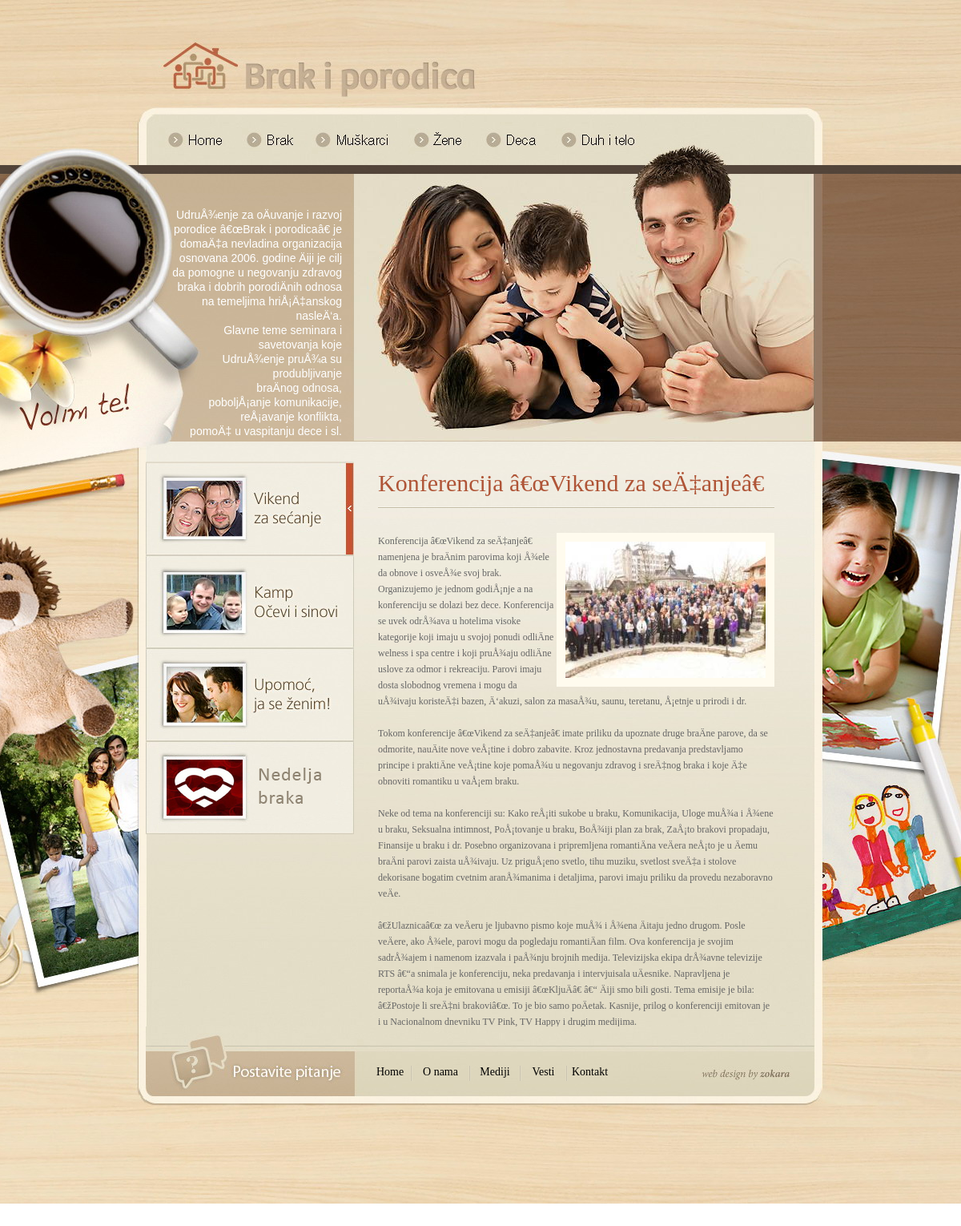
Page /stranica.php?id=3 on the committed database.
### tables this page shows
CREATE TABLE `uvodi` (
  `id` int(11) NOT NULL AUTO_INCREMENT,
  `grupa` int(11) NOT NULL DEFAULT '0',
  `naziv` varchar(50) DEFAULT NULL,
  `naslov` varchar(50) DEFAULT NULL,
  `tekst` text,
  `stamp_unosa` varchar(14) DEFAULT NULL,
  `stamp_izmene` varchar(14) DEFAULT NULL,
  PRIMARY KEY (`id`)
);

CREATE TABLE `stranice` (
  `id` int(11) NOT NULL AUTO_INCREMENT,
  `naziv` varchar(50) DEFAULT NULL,
  `naslov` varchar(100) DEFAULT NULL,
  `tekst` text,
  `stamp_unosa` varchar(14) DEFAULT NULL,
  `stamp_izmene` varchar(14) DEFAULT NULL,
  PRIMARY KEY (`id`)
);

CREATE TABLE `slike` (
  `id` int(11) NOT NULL AUTO_INCREMENT,
  `id_objekta` int(11) DEFAULT NULL,
  `vrsta` varchar(30) DEFAULT NULL,
  `indeks` tinyint(4) NOT NULL DEFAULT '0',
  `naziv` varchar(50) DEFAULT NULL,
  `naziv_mala` varchar(50) DEFAULT NULL,
  `naziv_srednja` varchar(50) DEFAULT NULL,
  `ext` varchar(10) DEFAULT NULL,
  `sirina` varchar(10) DEFAULT NULL,
  `visina` varchar(10) DEFAULT NULL,
  `komentar` varchar(255) DEFAULT NULL,
  `stamp_unosa` varchar(14) DEFAULT NULL,
  PRIMARY KEY (`id`)
);

### stranica.php (the view, shortened to what the rows shown need)
<?php
include("include/aplikacija.h.php");
$id=$_REQUEST['id'];
$v=new stranica($id);
$grupa=200+$v->id;
appHeader($grupa,$podgrupa);
echo "
<table border='0' cellpadding='0' cellspacing='0' class='tabStranica'>
  <tr>
    <td class='tabStranicaNaslov'>".$v->naslov."</td>
  </tr>
  <tr>
    <td class='tabListaSep'></td>
  </tr>
  <tr>
    <td class='tabDetaljiSep2'>&nbsp;</td>
  </tr>
  <tr>
    <td class='tekst'>
";
if ($v->slike[1]->naziv) echo "<a href='".$v->slike[1]->path.$v->slike[1]->naziv."' class='galerija'><img src='".$v->slike[1]->path.$v->slike[1]->naziv_srednja."' width='".$v->slike[1]->srednja_sirina."' height='".$v->slike[1]->srednja_visina."' class='detaljiSlika' border='0' align='right' /></a>";
echo nl2br($v->tekst);
echo "</td>
  </tr>
  <tr>
    <td class='tabDetaljiSep2'>&nbsp;</td>
  </tr>
";
echo "
</table>
";
appFooter($grupa);
?>

### include/aplikacija.h.php (shortened to what the rows shown need)
<?php
if (!defined("Aplikacija_H_PHP")):
    class slika
    {
        function slika($vrsta, $id_objekta, $indeks)
        {
            $this->vrsta = $vrsta;
            if ($this->vrsta == SL_CLANAK) {
                $this->tip = SL_CLANAK_TIP;
                $this->max_sirina = SL_CLANAK_MAX_SIRINA;
                $this->max_visina = SL_CLANAK_MAX_VISINA;
                $this->min_sirina = SL_CLANAK_MIN_SIRINA;
                $this->min_visina = SL_CLANAK_MIN_VISINA;
                $this->default_naziv = SL_CLANAK_DEFAULT_NAZIV;
                $this->path = SL_CLANAK_PATH;
                $this->mala = SL_CLANAK_MALA;
                $this->mala_sirina = SL_CLANAK_MALA_SIRINA;
                $this->mala_visina = SL_CLANAK_MALA_VISINA;
                $this->srednja = SL_CLANAK_SREDNJA;
                $this->srednja_sirina = SL_CLANAK_SREDNJA_SIRINA;
                $this->srednja_visina = SL_CLANAK_SREDNJA_VISINA;
            } else if ($this->vrsta == SL_STRANICA) {
                $this->path = SL_STRANICA_PATH;
                $this->srednja_sirina = SL_STRANICA_SREDNJA_SIRINA;
                $this->srednja_visina = SL_STRANICA_SREDNJA_VISINA;
            }
            $query = "select * from " . TAB_SLIKE . " where vrsta='" . $vrsta . "' and id_objekta='" . $id_objekta . "' and indeks='" . $indeks . "'";
            $result = mysql_query($query);
            $rows = mysql_num_rows($result);
            if ($rows) {
                $row = mysql_fetch_array($result);
            }
        }
        function dodelaVrednosti($row)
        {
            $this->naziv = $row['naziv'];
            $this->naziv_srednja = $row['naziv_srednja'];
        }
    }
    class uvod
    {
        function uvod($grupa = 0)
        {
            $this->tabela = TAB_UVODI;
            $query = "select * from " . $this->tabela . " where grupa='" . $grupa . "'";
            $result = mysql_query($query);
            $row = mysql_fetch_array($result);
        }
        function dodelaVrednosti($row)
        {
            $this->tekst = stripslashes($row['tekst']);
        }
    }
    class stranica
    {
        var $id;
        function stranica($id = 0)
        {
            $this->tabela = TAB_STRANICE;
            if ($id) {
                $query = "select * from " . $this->tabela . " where id='" . $id . "'";
                $result = mysql_query($query);
                $row = mysql_fetch_array($result);
            }
            $i = 1;
            while ($i <= MAX_SLIKA_PO_STRANICI) {
                $this->slike[$i] = new slika(SL_STRANICA, $this->id, $i);
                $i++;
            }
        }
        function dodelaVrednosti($row)
        {
            $this->id = $row['id'];
            $this->naslov = stripslashes($row['naslov']);
            $this->tekst = stripslashes($row['tekst']);
        }
    }
    function appHeader($grupa = 0, $podgrupa = 0, $naslov = "", $meta_description = "", $meta_keywords = "")
    {
        $uvod = new uvod($grupa);
        if (!$uvod->naziv) $uvod = new uvod(0);
        ?>
        <!DOCTYPE html PUBLIC "-//W3C//DTD XHTML 1.0 Transitional//EN"
                "http://www.w3.org/TR/xhtml1/DTD/xhtml1-transitional.dtd">
        <html xmlns="http://www.w3.org/1999/xhtml">
        <head>
            <link href="include/style.css" rel="stylesheet" type="text/css"/>
            <link href="include/lightbox.css" rel="stylesheet" type="text/css"/>
        </head>
        <body>
        <table width="100%" border="0" cellpadding="0" cellspacing="0" id="tabGlavna">
        <tr>
            <td id="bg_sredina_1_4">
                <table border="0" cellpadding="0" cellspacing="0" id="tabHeader">
                    <tr>
                        <td width="260" height="334">
                            <div id="divUvod"><?php echo nl2br($uvod->tekst); ?></div>
                        </td>
                    </tr>
                </table>
            </td>
        </tr>
        <tr>
        <td id="bg_sredina_1_5"><table width="100%" border="0" cellpadding="0" cellspacing="0" id="tabCentralna">
        <tr>
        <td valign="top">
        <div id="divSadrzaj">
        <?php
    }
    function appFooter($grupa = 0)
    {
        ?>
        </div>
        </td>
        </tr>
        </table></td>
        </tr>
        </table>
        </body>
        </html>
        <?php
    }
endif;
?>

### rows in the picture
uvodi: tekst "UdruÅ¾enje za oÄuvanje i razvoj porodice â€œBrak i porodicaâ€ je domaÄ‡a nevladina organizacija osnovana 2006. godine Äiji je cilj da pomogne u negovanju zdravog braka i dobrih porodiÄnih odnosa na temeljima hriÅ¡Ä‡anskog nasleÄ‘a. Glavne teme seminara i savetovanja koje UdruÅ¾enje pruÅ¾a su produbljivanje braÄnog odnosa, poboljÅ¡anje komunikacije, reÅ¡avanje konflikta, pomoÄ‡ u vaspitanju dece i sl."
stranice: naslov "Konferencija â€œVikend za seÄ‡anjeâ€", tekst "Konferencija â€œVikend za seÄ‡anjeâ€ namenjena je braÄnim parovima koji Å¾ele da obnove i osveÅ¾e svoj brak. Organizujemo je jednom godiÅ¡nje a na konferenciju se dolazi bez dece. Konferencija se uvek odrÅ¾ava u hotelima visoke kategorije koji imaju u svojoj ponudi odliÄne welness i spa centre i koji pruÅ¾aju odliÄne uslove za odmor i rekreaciju. Parovi imaju dosta slobodnog vremena i mogu da uÅ¾ivaju koristeÄ‡i bazen, Ä‘akuzi, salon za masaÅ¾u, saunu, teretanu, Å¡etnje u prirodi i dr. Tokom konferencije â€œVikend za seÄ‡anjeâ€ imate priliku da upoznate druge braÄne parove, da se odmorite, nauÄite nove veÅ¡tine i dobro zabavite. Kroz jednostavna predavanja predstavljamo principe i…"
slike: naziv_srednja (picture)
